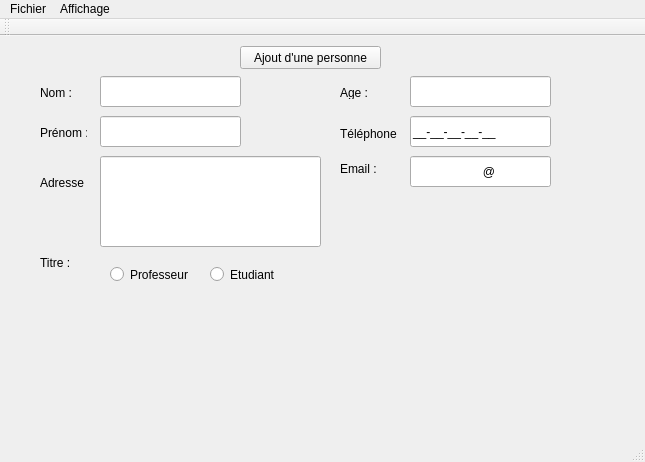
<?xml version="1.0" encoding="UTF-8"?>
<ui version="4.0">
 <class>TP1_polymorphismeClass</class>
 <widget class="QMainWindow" name="TP1_polymorphismeClass">
  <property name="geometry">
   <rect>
    <x>0</x>
    <y>0</y>
    <width>645</width>
    <height>462</height>
   </rect>
  </property>
  <property name="windowTitle">
   <string>TP1_polymorphisme</string>
  </property>
  <widget class="QWidget" name="centralWidget">
   <widget class="QLabel" name="label_nom">
    <property name="geometry">
     <rect>
      <x>40</x>
      <y>50</y>
      <width>47</width>
      <height>13</height>
     </rect>
    </property>
    <property name="text">
     <string>Nom :</string>
    </property>
   </widget>
   <widget class="QLabel" name="labelprenom">
    <property name="geometry">
     <rect>
      <x>40</x>
      <y>90</y>
      <width>47</width>
      <height>13</height>
     </rect>
    </property>
    <property name="text">
     <string>Prénom :</string>
    </property>
   </widget>
   <widget class="QLabel" name="label_adresse">
    <property name="geometry">
     <rect>
      <x>40</x>
      <y>140</y>
      <width>47</width>
      <height>13</height>
     </rect>
    </property>
    <property name="text">
     <string>Adresse :</string>
    </property>
   </widget>
   <widget class="QLabel" name="label_titre">
    <property name="geometry">
     <rect>
      <x>40</x>
      <y>220</y>
      <width>47</width>
      <height>13</height>
     </rect>
    </property>
    <property name="text">
     <string>Titre :</string>
    </property>
   </widget>
   <widget class="QLabel" name="label_age">
    <property name="geometry">
     <rect>
      <x>340</x>
      <y>50</y>
      <width>47</width>
      <height>13</height>
     </rect>
    </property>
    <property name="text">
     <string>Age :</string>
    </property>
   </widget>
   <widget class="QLabel" name="label_telephone">
    <property name="geometry">
     <rect>
      <x>340</x>
      <y>90</y>
      <width>61</width>
      <height>16</height>
     </rect>
    </property>
    <property name="text">
     <string>Téléphone</string>
    </property>
   </widget>
   <widget class="QLabel" name="label_email">
    <property name="geometry">
     <rect>
      <x>340</x>
      <y>122</y>
      <width>47</width>
      <height>21</height>
     </rect>
    </property>
    <property name="text">
     <string>Email :</string>
    </property>
   </widget>
   <widget class="QRadioButton" name="radioButton_professeur">
    <property name="geometry">
     <rect>
      <x>110</x>
      <y>230</y>
      <width>82</width>
      <height>17</height>
     </rect>
    </property>
    <property name="text">
     <string>Professeur</string>
    </property>
   </widget>
   <widget class="QRadioButton" name="radioButton_etudiant">
    <property name="geometry">
     <rect>
      <x>210</x>
      <y>230</y>
      <width>82</width>
      <height>17</height>
     </rect>
    </property>
    <property name="text">
     <string>Etudiant</string>
    </property>
   </widget>
   <widget class="QPushButton" name="pushButton_ajout_personne">
    <property name="geometry">
     <rect>
      <x>240</x>
      <y>10</y>
      <width>141</width>
      <height>23</height>
     </rect>
    </property>
    <property name="text">
     <string>Ajout d'une personne</string>
    </property>
   </widget>
   <widget class="QLineEdit" name="lineEdit_nom">
    <property name="geometry">
     <rect>
      <x>100</x>
      <y>40</y>
      <width>141</width>
      <height>31</height>
     </rect>
    </property>
   </widget>
   <widget class="QLineEdit" name="lineEdit_prenom">
    <property name="geometry">
     <rect>
      <x>100</x>
      <y>80</y>
      <width>141</width>
      <height>31</height>
     </rect>
    </property>
   </widget>
   <widget class="QLineEdit" name="lineEdit_age">
    <property name="geometry">
     <rect>
      <x>410</x>
      <y>40</y>
      <width>141</width>
      <height>31</height>
     </rect>
    </property>
   </widget>
   <widget class="QLineEdit" name="lineEdit_telephone">
    <property name="geometry">
     <rect>
      <x>410</x>
      <y>80</y>
      <width>141</width>
      <height>31</height>
     </rect>
    </property>
    <property name="text">
     <string>__-__-__-__-__</string>
    </property>
   </widget>
   <widget class="QLineEdit" name="lineEdit_email">
    <property name="geometry">
     <rect>
      <x>410</x>
      <y>120</y>
      <width>141</width>
      <height>31</height>
     </rect>
    </property>
    <property name="text">
     <string>                     @</string>
    </property>
   </widget>
   <widget class="QLineEdit" name="lineEdit_adresse">
    <property name="geometry">
     <rect>
      <x>100</x>
      <y>120</y>
      <width>221</width>
      <height>91</height>
     </rect>
    </property>
   </widget>
  </widget>
  <widget class="QMenuBar" name="menuBar">
   <property name="geometry">
    <rect>
     <x>0</x>
     <y>0</y>
     <width>645</width>
     <height>21</height>
    </rect>
   </property>
   <widget class="QMenu" name="menuFichier">
    <property name="title">
     <string>Fichier</string>
    </property>
    <addaction name="actionajouter"/>
    <addaction name="actionaffichage"/>
    <addaction name="actionQuitter"/>
   </widget>
   <widget class="QMenu" name="menuAffichage">
    <property name="title">
     <string>Affichage</string>
    </property>
   </widget>
   <addaction name="menuFichier"/>
   <addaction name="menuAffichage"/>
  </widget>
  <widget class="QToolBar" name="mainToolBar">
   <attribute name="toolBarArea">
    <enum>TopToolBarArea</enum>
   </attribute>
   <attribute name="toolBarBreak">
    <bool>false</bool>
   </attribute>
  </widget>
  <widget class="QStatusBar" name="statusBar"/>
  <action name="actionajouter">
   <property name="text">
    <string>ajouter</string>
   </property>
  </action>
  <action name="actionaffichage">
   <property name="text">
    <string>affichage</string>
   </property>
  </action>
  <action name="actionQuitter">
   <property name="text">
    <string>Quitter</string>
   </property>
  </action>
 </widget>
 <layoutdefault spacing="6" margin="11"/>
 <resources>
  <include location="TP1_polymorphisme.qrc"/>
 </resources>
 <connections>
  <connection>
   <sender>radioButton_professeur</sender>
   <signal>toggled(bool)</signal>
   <receiver>TP1_polymorphismeClass</receiver>
   <slot>onRadioButtonProfesseur()</slot>
   <hints>
    <hint type="sourcelabel">
     <x>150</x>
     <y>271</y>
    </hint>
    <hint type="destinationlabel">
     <x>322</x>
     <y>230</y>
    </hint>
   </hints>
  </connection>
  <connection>
   <sender>radioButton_etudiant</sender>
   <signal>toggled(bool)</signal>
   <receiver>TP1_polymorphismeClass</receiver>
   <slot>onRadioButtonEtudiant()</slot>
   <hints>
    <hint type="sourcelabel">
     <x>250</x>
     <y>271</y>
    </hint>
    <hint type="destinationlabel">
     <x>322</x>
     <y>230</y>
    </hint>
   </hints>
  </connection>
 </connections>
 <slots>
  <slot>onRadioButtonProfesseur()</slot>
  <slot>onRadioButtonEtudiant()</slot>
 </slots>
</ui>
